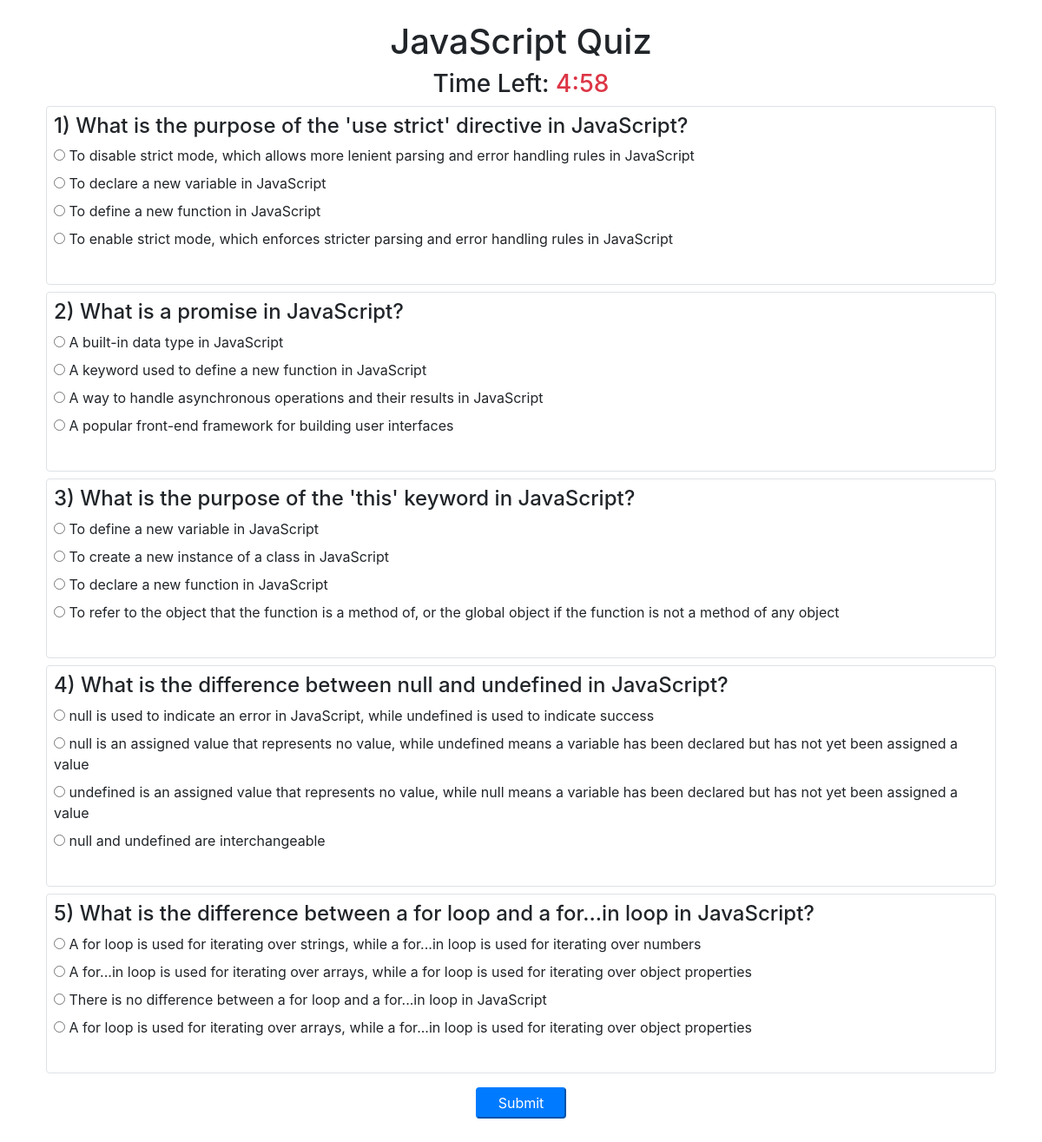
The app's page /quiz/1/ (signed in) with its own data.
### quiz/models.py (models this page shows, shortened)
class QuizCategory(models.Model):
    category_name = models.CharField(max_length=50)
    category_id = models.IntegerField()

class Question(models.Model):
    question_text = models.CharField(max_length=200)
    quiz_category = models.ForeignKey(QuizCategory, on_delete=models.CASCADE)
    option1 = models.CharField(max_length=200)
    option2 = models.CharField(max_length=200)
    option3 = models.CharField(max_length=200)
    option4 = models.CharField(max_length=200)
    correct_answer = models.CharField(max_length=200)

### quiz/views.py (the view)
# urls.py: path('<int:category_id>/', start_quiz, name='start_quiz'),
@login_required
def start_quiz(request, category_id):
    quiz_topic = QuizCategory.objects.filter(id=category_id).values_list('category_name',flat=True).first()  # to display quiz topic
    global selected_questions
    if not selected_questions:
        selected_questions = Question.objects.filter(quiz_category__category_id=category_id) # get questions of the category_id
        if len(selected_questions) == 0:
            error_message = 'No questions found.'
            context = {'error_message': error_message}
            return render(request, 'quiz/no_questions_found.html', context)
        if len(selected_questions) > 5:
            selected_questions = selected_questions.order_by('?')[:5]
        for question in selected_questions:
            options = [question.option1, question.option2, question.option3, question.option4]
            random.shuffle(options)
            question.option1, question.option2, question.option3, question.option4 = options  # reassign shuffled options back
    if request.method == 'POST':
        score = 0
        total_questions = 0
        for question in selected_questions:
            selected_option = request.POST.get(str(question.id))
            if selected_option == question.correct_answer:
                score += 1
            total_questions += 1
        percentage_score = (score / total_questions) * 100
        quiz_result = QuizResult.objects.create(
            user=request.user,
            quiz_category_id=category_id,
            score=percentage_score
        )
        quiz_result.save()
        context = {
            'quiz_result': quiz_result,
            'category_id':category_id
        }
        return render(request, 'quiz/result.html', context)
    else:
        context = {
            'questions': selected_questions,
            'category_id': category_id,
            'quiz_topic':quiz_topic
        }
        return render(request, 'quiz/question.html', context)

### templates/quiz/question.html (shortened to what this page needs)
<!DOCTYPE html>
<html>
<head>
   <link rel="stylesheet" href="https://cdn.jsdelivr.net/npm/bootstrap@4.3.1/dist/css/bootstrap.min.css">
</head>
<body>
<div class="container mt-4">
{% block content %}
    <div class="text-center">
        <h1>{{ quiz_topic }} Quiz</h1>
        <h3 >Time Left: <span id="timer" class="text-danger">5:00</span></h3>
    </div>
    <div class="mb-4">
        <form method="POST" action="{% url 'quiz:start_quiz' category_id %}">
            {% for question in questions %}
             <div class="border m-2 p-2 rounded">
  <h4>{{ forloop.counter }}) {{ question.question_text }}</h4>
  <label for="{{ question.id }}_option1">
    <input type="radio" id="{{ question.id }}_option1" name="{{ question.id }}" value="{{ question.option1 }}"> {{ question.option1 }}
  </label><br>
  <label for="{{ question.id }}_option2">
    <input type="radio" id="{{ question.id }}_option2" name="{{ question.id }}" value="{{ question.option2 }}"> {{ question.option2 }}
  </label><br>
  <label for="{{ question.id }}_option3">
    <input type="radio" id="{{ question.id }}_option3" name="{{ question.id }}" value="{{ question.option3 }}"> {{ question.option3 }}
  </label><br>
  <label for="{{ question.id }}_option4">
    <input type="radio" id="{{ question.id }}_option4" name="{{ question.id }}" value="{{ question.option4 }}"> {{ question.option4 }}
  </label><br><br>
</div>
            {% endfor %}
            <div class="text-center">
                <input class="btn-primary rounded px-4 py-1 my-2" type="submit" value="Submit">
            </div>
        </form>
    </div>
{% endblock %}
</div>
</body>
</html>

### records on screen
QuizCategory: category_name "JavaScript"
Question: question_text "What is the purpose of the 'use strict' directive in JavaScript?", option1 "To disable strict mode, which allows more lenient parsing and error handling rules in JavaScript", option2 "To declare a new variable in JavaScript", option3 "To define a new function in JavaScript", option4 "To enable strict mode, which enforces stricter parsing and error handling rules in JavaScript"
Question: question_text "What is a promise in JavaScript?", option1 "A built-in data type in JavaScript", option2 "A keyword used to define a new function in JavaScript", option3 "A way to handle asynchronous operations and their results in JavaScript", option4 "A popular front-end framework for building user interfaces"
Question: question_text "What is the purpose of the 'this' keyword in JavaScript?", option1 "To define a new variable in JavaScript", option2 "To create a new instance of a class in JavaScript", option3 "To declare a new function in JavaScript", option4 "To refer to the object that the function is a method of, or the global object if the function is not a method of any object"
Question: question_text "What is the difference between null and undefined in JavaScript?", option1 "null is used to indicate an error in JavaScript, while undefined is used to indicate success", option2 "null is an assigned value that represents no value, while undefined means a variable has been declared but has not yet been assigned a value", option3 "undefined is an assigned value that represents no value, while null means a variable has been declared but has not yet been assigned a value", option4 "null and undefined are interchangeable"
Question: question_text "What is the difference between a for loop and a for...in loop in JavaScript?", option1 "A for loop is used for iterating over strings, while a for...in loop is used for iterating over numbers", option2 "A for...in loop is used for iterating over arrays, while a for loop is used for iterating over object properties", option3 "There is no difference between a for loop and a for...in loop in JavaScript", option4 "A for loop is used for iterating over arrays, while a for...in loop is used for iterating over object properties"
